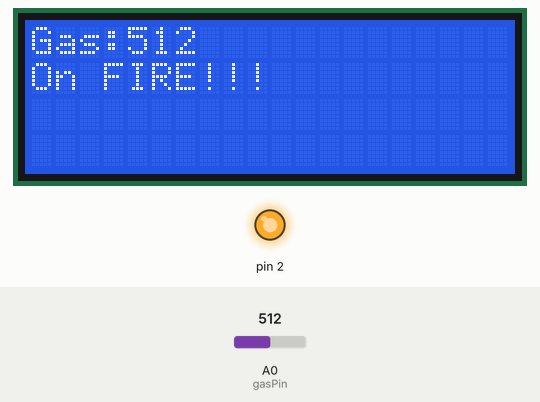
Simulated run of this sketch. Board: Arduino Uno, built with avr-gcc and run on an emulated ATmega328P. On the bench: 20×4 character LCD, output pins drawn as LEDs (lit = HIGH). Inputs (shaded band) come from the test bench; at power-on: A0 (gasPin) = 512.

Above: at 1.2 s.
1.3 s: A0 (gasPin) set to 360
At 2.6 s:
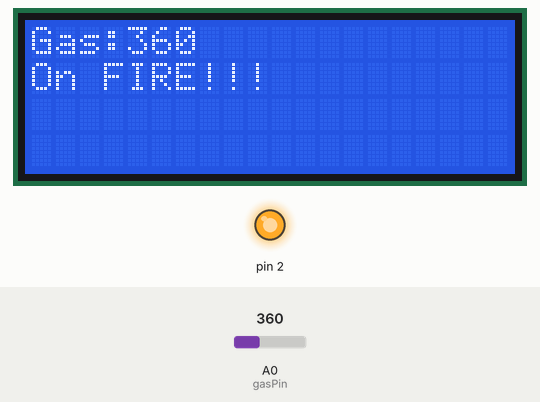
2.9 s: A0 (gasPin) set to 340
At 4.0 s:
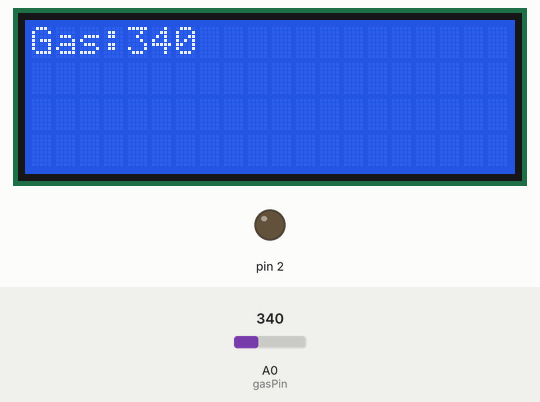
4.5 s: A0 (gasPin) set to 306
At 5.1 s:
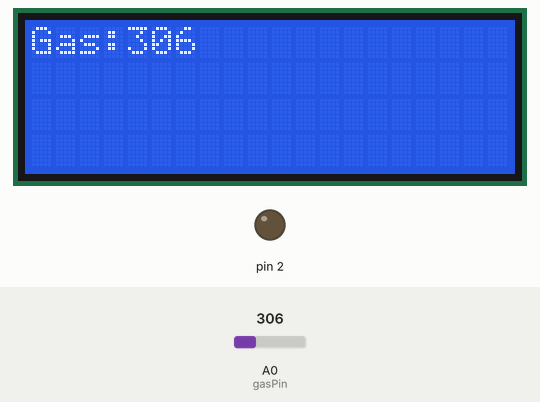
Timing chart, 0 to 7.5 s (numbered marks = the images above; inputs shaded):
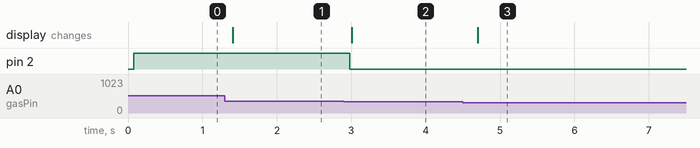

Measured:
- the behaviour switches between 351 and 350 on A0 (gasPin) (found by bisection; images 1 and 2)
- after the input at 1.3 s, the display: changes after 0.11 s (image 1)
- after the input at 2.9 s, pin 2: HIGH → LOW after 0.08 s; the display: changes after 0.11 s (image 2)
- after the input at 4.5 s, the display: changes after 0.20 s (image 3)

The sketch:

MQ2.ino
```cpp
#include <Wire.h>
#include <LiquidCrystal_I2C.h>

const int gasPin = A0; //GAS sensor output pin to Arduino analog A0 pin
int gasStatus = 0;
LiquidCrystal_I2C lcd(0x27, 20, 4);

void setup()
{
  pinMode(2, OUTPUT);
  //Serial.begin(9600); //Initialize serial port - 9600 bps
  lcd.init();
  lcd.backlight();
  lcd.clear();
  lcd.setCursor(0, 0);
  lcd.print("Gas:");
}

void loop()
{
  gasStatus = analogRead(gasPin);
  lcd.setCursor(4, 0);
  lcd.print(gasStatus);
  if (gasStatus > 350) {
    digitalWrite(2, HIGH);
    lcd.setCursor(0, 1);
    lcd.print("On FIRE!!!");
  } else {
    digitalWrite(2, LOW);
     lcd.setCursor(0, 1);
     lcd.print("                              ");
  }
  delay(250);
}
```
